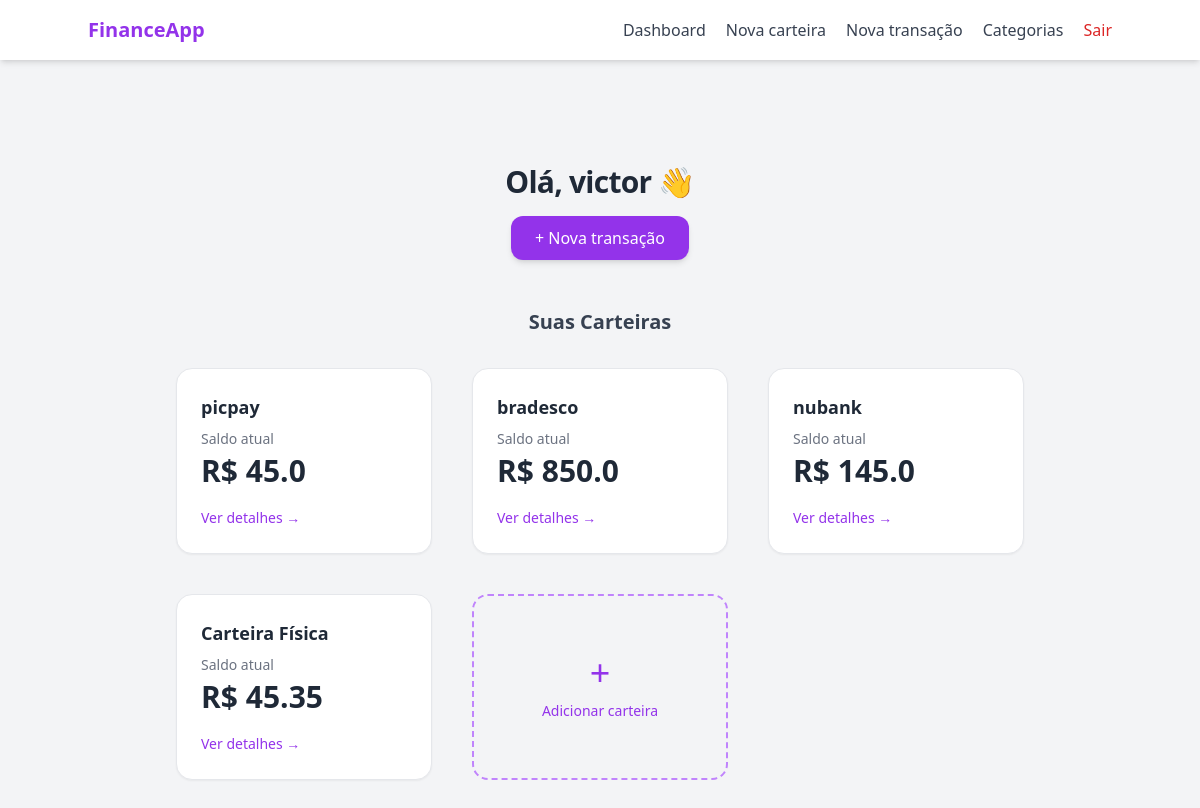
/dashboard (signed in), run on the app's committed database.
### models/user.py (models this page shows, shortened)
class User(db.Model, UserMixin):
    __tablename__ = "users"
    id = db.Column(db.Integer, primary_key= True)
    username = db.Column(db.String(100), nullable= False)
    email = db.Column(db.String(120), unique= True, nullable= False)
    password = db.Column(db.String(255), nullable= False)

### models/wallet.py (models this page shows, shortened)
class Wallet(db.Model):
    __tablename__ = "wallets"
    id = db.Column(db.Integer, primary_key= True)
    wallet_name = db.Column(db.String(100), nullable= False)
    initial_balance = db.Column(db.Float, default= 0.0)
    current_balance = db.Column(db.Float, default= 0.0)
    is_active = db.Column(db.Boolean, default= True)
    created_at = db.Column(db.DateTime, default= lambda: datetime.now(timezone.utc).date())
    user_id = db.Column(db.Integer, db.ForeignKey("users.id"), nullable= False)
    transactions = db.relationship("Transaction", backref="wallets", lazy= True)

### routes/main_routes.py (the view)
@main_bp.route("/dashboard", methods=["GET"])
@login_required
def dashboard_page():
    wallets = WalletController.get_wallets_by_user(current_user.id)
    return render_template("index.html", user= current_user, wallets= wallets)

### controllers/wallet_controller.py (called while the page is built)
    @staticmethod
    def get_wallets_by_user(user_id):
        wallets = Wallet.query.filter_by(user_id= user_id, is_active= True).all()
        return wallets

### templates/index.html (shortened to what this page needs)
{% extends "base.html" %}
{% block content %}
<div class="w-full flex flex-col items-center pt-16 pb-24">
    <h1 class="text-gray-800 text-3xl font-bold tracking-tight mb-4">
        Olá, {{ user.username.split()[0] }} 👋
    </h1>
    <a href="{{ url_for('transaction_bp.transaction_new_page') }}"
       class="px-6 py-2.5 rounded-xl bg-purple-600 text-white font-medium shadow-md
              hover:bg-purple-700 hover:shadow-lg transition-all mb-12">
        + Nova transação
    </a>
    <h2 class="text-gray-700 text-xl font-semibold mb-8">
        Suas Carteiras
    </h2>
    <div class="grid grid-cols-1 sm:grid-cols-2 lg:grid-cols-3 gap-10 justify-items-center">
        {% for wallet in wallets %}
        <a href="{{ url_for('wallet_bp.wallet_detail_page', wallet_id=wallet.id) }}"
           class="w-64 bg-white rounded-2xl shadow-sm p-6 border border-gray-200
                  hover:shadow-xl hover:-translate-y-1 transition-all duration-300 text-gray-800">
            <h3 class="font-semibold text-lg mb-2">
                {{ wallet.wallet_name }}
            </h3>
            <p class="text-sm text-gray-500 mb-1">Saldo atual</p>
            <p class="text-3xl font-bold mb-4">
                R$ {{ wallet.current_balance }}
            </p>
            <span class="text-purple-600 text-sm font-medium hover:underline">
                Ver detalhes →
            </span>
        </a>
        {% endfor %}
        <a href="{{url_for('wallet_bp.wallet_new_page')}}"
           class="w-64 h-[186px] flex flex-col gap-2 items-center justify-center p-6
                  rounded-2xl border-2 border-dashed border-purple-400 text-purple-600
                  hover:bg-purple-50 hover:border-purple-500 hover:shadow-md transition-all">
            <span class="text-4xl font-light">+</span>
            <span class="font-medium text-sm">Adicionar carteira</span>
        </a>
    </div>
</div>
{% endblock %}

### data on the page
User: username "victor"
Wallet: wallet_name "picpay", current_balance "45.0"
Wallet: wallet_name "bradesco", current_balance "850.0"
Wallet: wallet_name "nubank", current_balance "145.0"
Wallet: wallet_name "Carteira Física", current_balance "45.35"
